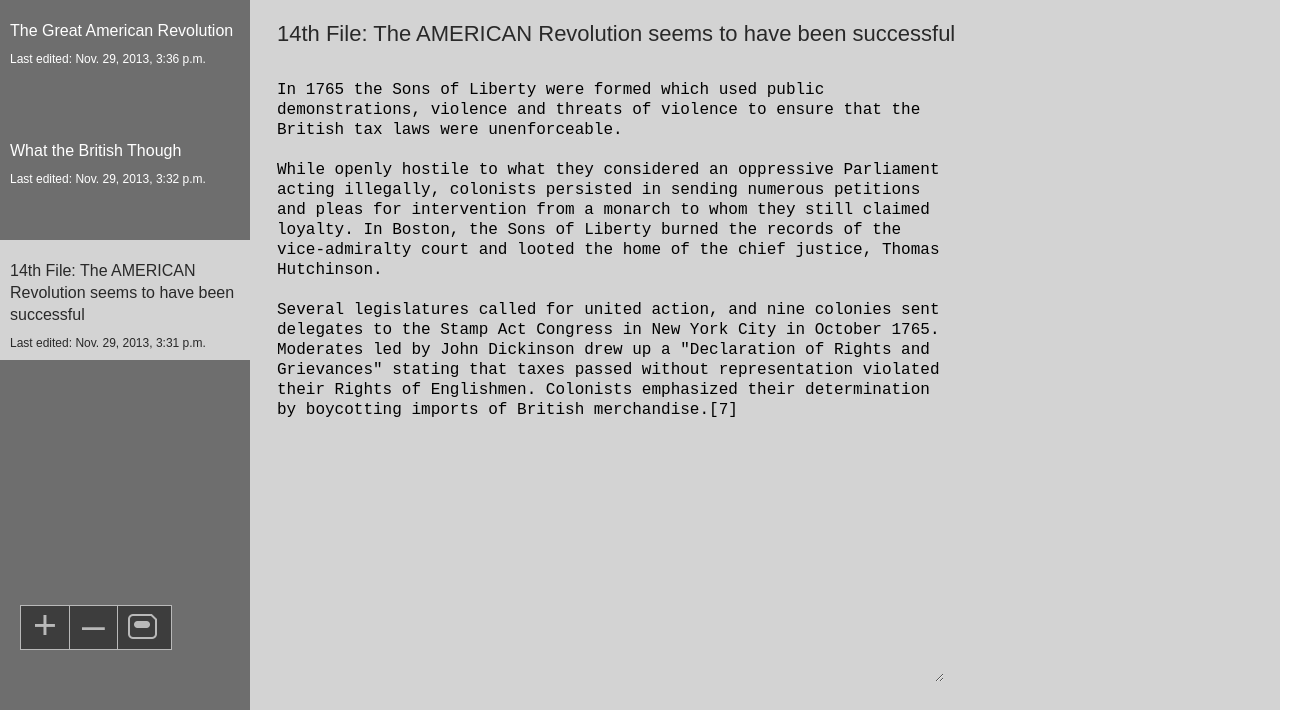
/1/, run on the app's committed database.
### notes/models.py (models this page shows, shortened)
class Note(models.Model):
	title = models.CharField(max_length=100)
	content = models.TextField()
	first_published_date = models.DateTimeField(auto_now=True)
	last_update_date = models.DateTimeField(auto_now=True)

### notes/views.py (the view)
# urls.py: url(r'^(?P<note_id>\d+)/$', views.read, name='read'),
def read(request, note_id):
	"""Reads a specific note from the Database"""
	list_of_notes = Note.objects.all().order_by('-last_update_date')
	template = 'notes/base.html'
	note = Note.objects.get(id=note_id)
	noteid = note.id
	target = Note.objects.get(id=note_id)
	form = NotesForm(initial={'title': target.title, 'content': target.content})
	context = {'list_of_notes': list_of_notes, 'target': target, 'form': form, 'noteid': noteid}
	return render(request, template, context)

### notes/views.py
class NotesForm(forms.Form):
    title = forms.CharField(max_length=150)
    content = forms.CharField(widget=forms.Textarea(attrs={'rows':30, 'cols':65}))
    noteid = forms.CharField()

### notes/templates/notes/base.html (shortened to what this page needs)
<!DOCTYPE html>
 <html class="no-js">
    <head>
        {% load staticfiles %}
        <link rel="stylesheet" type="text/css" href="{% static 'notes/style.css' %}" />
    </head>
    <body>
        <div class="main_container">
            {% if not deleted %}
                <form action="/update/" method="post">{% csrf_token %}
            {% else %}
                <form method="post" action="javascript:;">
            {% endif %}
            <section class="notes_list">
                {% block empty %}
                    {% if list_of_notes %}
                        {% for note in list_of_notes %}
                            <a href="{% url 'notes:read' note_id=note.id %}">
                                <div class="note_selector {% if note.id == target.id %} selected {% endif %}">
                                <h2>{{ note.title }}</h2>
                                <p>Last edited: {{ note.last_update_date }}</p>
                                </div>
                            </a>
                        {% endfor %}
                    {% endif %}
                <div class="nav_buttons">
                    <a href="{% url 'notes:create' %}">+</a>
                    <a href="{% if not deleted %}{% url 'notes:delete' note_id=target.id %}{% else %}javascript:;{% endif %}">–</a>
                    <input type="submit" value='' style="background:url({% static 'notes/savedisk.png' %}) no-repeat;">
                </div>
            </section>
            <section class="note_text">
                {% if list_of_notes %}
                    {% if newspace %}
                        <a href="javascript:;">
                            <div class="note_selector selected">
                                <h2>New note</h2>
                                <p>To be published now</p>
                            </div>
                        </a>
                    {% else %}
                        {% if deleted %}
                            <h1>Note: {{ tempid }} was deleted</h1>
                            <p>Please enter a note</p>
                        {% else %}
                            <div class="note_title">
                                {{ form.title }}
                            </div>
                            <div class="note_content">
                                {{ form.content }}
                            </div>
                           </form>
                        {% endif %}
                    {% endif %}
                {% else %}
                    <h1>Please enter a title</h1>
                    <p>Please enter a note</p>
                {% endif %}
                {% endblock empty %}
        </div>
    </body>
</html>

### notes/static/notes/style.css (style rules this page uses)
html, body { padding:0; margin:0; }
.main_container { width:1280px; min-height:800px; height:100%; background:#d3d3d3; }
.notes_list { width:250px; min-height:800px; height:100%; background:#6e6e6e; float:left; position:relative; }
.note_text { float:left; margin-left:25px; width:865px; min-height:800px; }
.note_selector { width:230px; height:100px; padding:20px 10px 0 10px; }
.note_selector h2 { margin:0 0 10px 0; color:#ffffff; }
.note_selector p { font-size:12px; color:#ffffff; }
.note_selector.selected { background:#d3d3d3; }
.note_selector.selected h2 { color:#292929; }
.note_selector.selected p { color:#292929; }
.nav_buttons { position:absolute; bottom:150px; left:20px; background:#3d3d3d; border:solid 1px #b9b9b9; width:150px; }
.nav_buttons input { width:47px; height:43px; border-right:solid 1px #b9b9b9; font-size:41px; color:#b9b9b9; display:block; float:left; border:none; border-right:solid 1px #b9b9b9; margin:0; padding:0; cursor:pointer; background:#3d3d3d; box-sizing:none !important; }
.nav_buttons a { text-align: center; border-right:solid 1px #b9b9b9; font-size:41px; color:#b9b9b9; display:block; float:left; padding:5px 12px 10px 12px !important; line-height:28px; }
.nav_buttons input { border-right:none; position: relative; left: 10px; top: 8px; }
.note_text h1, .note_text input { width:800px; font-size:22px; margin:20px 0 30px 0; color:#292929; font-weight:400; display:block; background:#d3d3d3; border:none; }
.note_text p, .note_text textarea { font-size:16px; margin-bottom:15px; font-weight:300; line-height:20px; display:block; background:#d3d3d3; border:none; }
h1, h2, h3, h4, h5, h6, p, a { font-family:helvetica; }
h2 { font-size:16px; line-height:22px; font-weight:300; padding:0; }
p { margin:0; padding:0; }
a { text-decoration:none; border:none; cursor:pointer; }

### data on the page
Note: title "The Great American Revolution", last_update_date "Nov. 29, 2013, 3:36 p.m."
Note: title "What the British Though", last_update_date "Nov. 29, 2013, 3:32 p.m."
Note: title "14th File: The AMERICAN Revolution seems to have been successful", last_update_date "Nov. 29, 2013, 3:31 p.m.", content "In 1765 the Sons of Liberty were formed which used public demonstrations, violence and threats of violence to ensure that the British tax laws were unenforceable. While openly hostile to what they considered an oppressive Parliament acting illegally, colonists persisted in sending numerous petitions and pleas for intervention from a monarch to whom they still claimed loyalty. In Boston, the Sons of Liberty burned the records of the vice-admiralty court and looted the home of the chief justice, Thomas Hutchinson. Several legislatures called for united action, and nine colonies sent delegates to the Stamp Act Congress in New York City in October 1765. Moderates led by John Dickinson drew up a…"
